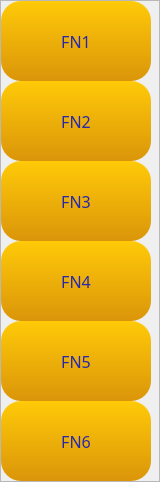
                 <widget class="QFrame" name="UpperMenu_2">
                  <property name="minimumSize">
                   <size>
                    <width>0</width>
                    <height>0</height>
                   </size>
                  </property>
                  <property name="maximumSize">
                   <size>
                    <width>160</width>
                    <height>16777215</height>
                   </size>
                  </property>
                  <property name="styleSheet">
                   <string notr="true">color: rgb(0, 0, 0);</string>
                  </property>
                  <property name="frameShape">
                   <enum>QFrame::StyledPanel</enum>
                  </property>
                  <property name="frameShadow">
                   <enum>QFrame::Raised</enum>
                  </property>
                  <layout class="QVBoxLayout" name="verticalLayout_14">
                   <property name="spacing">
                    <number>0</number>
                   </property>
                   <property name="leftMargin">
                    <number>0</number>
                   </property>
                   <property name="topMargin">
                    <number>0</number>
                   </property>
                   <property name="rightMargin">
                    <number>0</number>
                   </property>
                   <property name="bottomMargin">
                    <number>0</number>
                   </property>
                   <item>
                    <widget class="QPushButton" name="btn_fn1">
                     <property name="minimumSize">
                      <size>
                       <width>150</width>
                       <height>80</height>
                      </size>
                     </property>
                     <property name="maximumSize">
                      <size>
                       <width>150</width>
                       <height>80</height>
                      </size>
                     </property>
                     <property name="font">
                      <font>
                       <family>Bahnschrift</family>
                       <pointsize>12</pointsize>
                      </font>
                     </property>
                     <property name="toolTip">
                      <string>Scan all COM Ports</string>
                     </property>
                     <property name="styleSheet">
                      <string notr="true">QPushButton {
	
	background-color: qlineargradient(spread:pad, x1:1, y1:1, x2:1, y2:0, stop:0 rgba(218, 149, 10, 255), stop:1 rgba(255, 202, 8, 255));
	color: rgb(40, 40, 173);
	border-radius: 20px;
}

QPushButton:hover {
	background-color: rgba(255, 175, 14, 200);
}</string>
                     </property>
                     <property name="text">
                      <string>FN1</string>
                     </property>
                    </widget>
                   </item>
                   <item>
                    <widget class="QPushButton" name="btn_fn2">
                     <property name="minimumSize">
                      <size>
                       <width>150</width>
                       <height>80</height>
                      </size>
                     </property>
                     <property name="maximumSize">
                      <size>
                       <width>150</width>
                       <height>80</height>
                      </size>
                     </property>
                     <property name="font">
                      <font>
                       <family>Bahnschrift</family>
                       <pointsize>12</pointsize>
                      </font>
                     </property>
                     <property name="toolTip">
                      <string>Scan all COM Ports</string>
                     </property>
                     <property name="styleSheet">
                      <string notr="true">QPushButton {
	
	background-color: qlineargradient(spread:pad, x1:1, y1:1, x2:1, y2:0, stop:0 rgba(218, 149, 10, 255), stop:1 rgba(255, 202, 8, 255));
	color: rgb(40, 40, 173);
	border-radius: 20px;
}

QPushButton:hover {
	background-color: rgba(255, 175, 14, 200);
}</string>
                     </property>
                     <property name="text">
                      <string>FN2</string>
                     </property>
                    </widget>
                   </item>
                   <item>
                    <widget class="QPushButton" name="btn_fn3">
                     <property name="minimumSize">
                      <size>
                       <width>150</width>
                       <height>80</height>
                      </size>
                     </property>
                     <property name="maximumSize">
                      <size>
                       <width>150</width>
                       <height>80</height>
                      </size>
                     </property>
                     <property name="font">
                      <font>
                       <family>Bahnschrift</family>
                       <pointsize>12</pointsize>
                      </font>
                     </property>
                     <property name="toolTip">
                      <string>Open Graph UI</string>
                     </property>
                     <property name="styleSheet">
                      <string notr="true">QPushButton {
	
	background-color: qlineargradient(spread:pad, x1:1, y1:1, x2:1, y2:0, stop:0 rgba(218, 149, 10, 255), stop:1 rgba(255, 202, 8, 255));
	color: rgb(40, 40, 173);
	border-radius: 20px;
}

QPushButton:hover {
	background-color: rgba(255, 175, 14, 200);
}</string>
                     </property>
                     <property name="text">
                      <string>FN3</string>
                     </property>
                    </widget>
                   </item>
                   <item>
                    <widget class="QPushButton" name="btn_fn4">
                     <property name="minimumSize">
                      <size>
                       <width>150</width>
                       <height>80</height>
                      </size>
                     </property>
                     <property name="maximumSize">
                      <size>
                       <width>150</width>
                       <height>80</height>
                      </size>
                     </property>
                     <property name="font">
                      <font>
                       <family>Bahnschrift</family>
                       <pointsize>12</pointsize>
                      </font>
                     </property>
                     <property name="toolTip">
                      <string>Clear all graphs</string>
                     </property>
                     <property name="styleSheet">
                      <string notr="true">QPushButton {
	
	background-color: qlineargradient(spread:pad, x1:1, y1:1, x2:1, y2:0, stop:0 rgba(218, 149, 10, 255), stop:1 rgba(255, 202, 8, 255));
	color: rgb(40, 40, 173);
	border-radius: 20px;
}

QPushButton:hover {
	background-color: rgba(255, 175, 14, 200);
}</string>
                     </property>
                     <property name="text">
                      <string>FN4</string>
                     </property>
                    </widget>
                   </item>
                   <item>
                    <widget class="QPushButton" name="btn_fn5">
                     <property name="minimumSize">
                      <size>
                       <width>150</width>
                       <height>80</height>
                      </size>
                     </property>
                     <property name="maximumSize">
                      <size>
                       <width>150</width>
                       <height>80</height>
                      </size>
                     </property>
                     <property name="font">
                      <font>
                       <family>Bahnschrift</family>
                       <pointsize>12</pointsize>
                      </font>
                     </property>
                     <property name="toolTip">
                      <string>Open Serial Monitor</string>
                     </property>
                     <property name="styleSheet">
                      <string notr="true">QPushButton {
	
	background-color: qlineargradient(spread:pad, x1:1, y1:1, x2:1, y2:0, stop:0 rgba(218, 149, 10, 255), stop:1 rgba(255, 202, 8, 255));
	color: rgb(40, 40, 173);
	border-radius: 20px;
}

QPushButton:hover {
	background-color: rgba(255, 175, 14, 200);
}</string>
                     </property>
                     <property name="text">
                      <string>FN5</string>
                     </property>
                    </widget>
                   </item>
                   <item>
                    <widget class="QPushButton" name="btn_fn6">
                     <property name="minimumSize">
                      <size>
                       <width>150</width>
                       <height>80</height>
                      </size>
                     </property>
                     <property name="maximumSize">
                      <size>
                       <width>150</width>
                       <height>80</height>
                      </size>
                     </property>
                     <property name="font">
                      <font>
                       <family>Bahnschrift</family>
                       <pointsize>12</pointsize>
                      </font>
                     </property>
                     <property name="toolTip">
                      <string>Open Debug Screen</string>
                     </property>
                     <property name="styleSheet">
                      <string notr="true">QPushButton {
	
	background-color: qlineargradient(spread:pad, x1:1, y1:1, x2:1, y2:0, stop:0 rgba(218, 149, 10, 255), stop:1 rgba(255, 202, 8, 255));
	color: rgb(40, 40, 173);
	border-radius: 20px;
}

QPushButton:hover {
	background-color: rgba(255, 175, 14, 200);
}</string>
                     </property>
                     <property name="text">
                      <string>FN6</string>
                     </property>
                    </widget>
                   </item>
                  </layout>
                 </widget>
